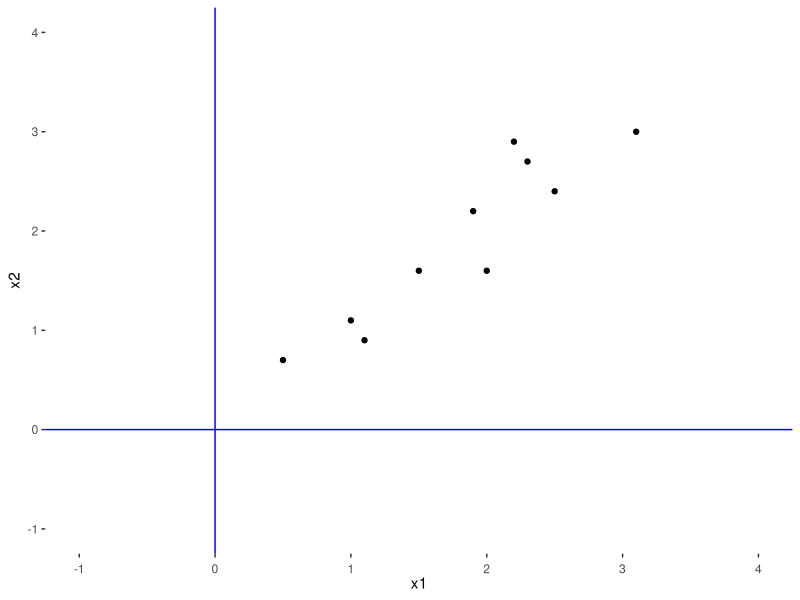

Here is the R script that generated this plot:
## ---- chunk 1
library(tidyverse)
d <- tibble(x1 = c(2.5, 0.5, 2.2, 1.9, 3.1, 2.3, 2.0, 1.0, 1.5, 1.1),
            x2 = c(2.4, 0.7, 2.9, 2.2, 3.0, 2.7, 1.6, 1.1, 1.6, 0.9))
d |> print()
## ---- chunk 2
theme_set(theme_classic() + theme(axis.line=element_blank()))
d |> ggplot(aes(x = x1, y = x2)) +
  geom_point() +
  geom_hline(yintercept = 0, color = "blue") +
  geom_vline(xintercept = 0, color = "blue") +
  xlim(-1,4) +
  ylim(-1,4) +
  theme(axis.text.x = element_text(vjust=-.2))
